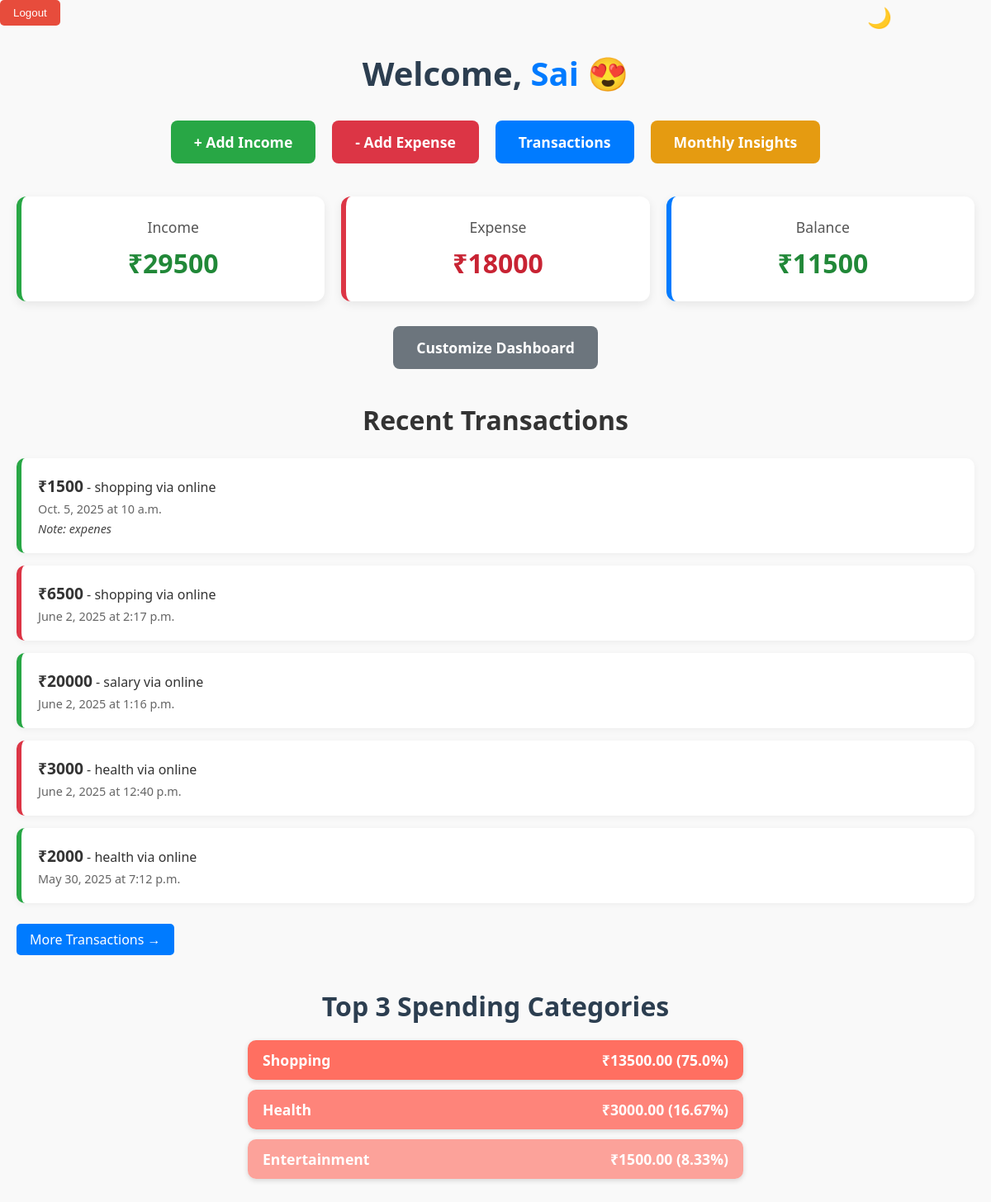
The page /main/ (signed in) on the database its author committed.
### expenseUI/models.py (models this page shows, shortened)
class AddIncomeModel(models.Model):
    PAYMENT_METHOD_CHOICES = [
        ('online', 'Online'),
        ('offline', 'Offline'),
        ('cash', 'Cash'),
        ('card', 'Card'),
        ('upi', 'UPI'),
        ('other income','Other Income')
    ]
    CATEGORY_CHOICES = [
        ('health', 'Health'),
        ('shopping', 'Shopping'),
        ('salary', 'Salary'),
        ('food', 'Food'),
        ('entertainment', 'Entertainment'),
        ('other income','Other Income')
    ]
    user = models.ForeignKey(User, on_delete=models.CASCADE)  # link to user (optional)
    Income = models.PositiveIntegerField()
    Payment_Method = models.CharField(max_length=20, choices=PAYMENT_METHOD_CHOICES)
    Category = models.CharField(max_length=20, choices=CATEGORY_CHOICES)
    Notes = models.CharField(max_length=200, blank=True, null=True)
    Date = models.DateField()
    Time = models.TimeField()

class AddExpenseModel(models.Model):
    PAYMENT_METHOD_CHOICES = [
        ('online', 'Online'),
        ('offline', 'Offline'),
        ('cash', 'Cash'),
        ('card', 'Card'),
        ('upi', 'UPI'),
        ('other income','Other Income')
    ]
    CATEGORY_CHOICES = [
        ('health', 'Health'),
        ('shopping', 'Shopping'),
        ('salary', 'Salary'),
        ('food', 'Food'),
        ('entertainment', 'Entertainment'),
        ('other income','Other Income')
    ]
    user = models.ForeignKey(User, on_delete=models.CASCADE)  # link to user (optional)
    Expense = models.PositiveIntegerField()
    Payment_Method = models.CharField(max_length=20, choices=PAYMENT_METHOD_CHOICES)
    Category = models.CharField(max_length=20, choices=CATEGORY_CHOICES)
    Notes = models.CharField(max_length=200, blank=True, null=True)
    Date = models.DateField()
    Time = models.TimeField()

### expenseUI/views.py (the view)
# urls.py: path("main/",eviews.ExpenseUIView,name='eUI'),
@login_required
def ExpenseUIView(request):
    income_data = AddIncomeModel.objects.filter(user=request.user)
    expense_data = AddExpenseModel.objects.filter(user=request.user)
    total_income = sum(i.Income for i in income_data)
    total_expense = sum(e.Expense for e in expense_data)
    remaining_balance = total_income - total_expense
    combined_data = sorted(
        chain(income_data, expense_data),
        key=attrgetter('Date', 'Time'),
        reverse=True
    )[:5]
    preferences, created = DashboardPreference.objects.get_or_create(user=request.user)
    category_totals = defaultdict(float)
    for expense in expense_data:
        category_totals[expense.Category] += expense.Expense
    sorted_categories = sorted(category_totals.items(), key=lambda x: x[1], reverse=True)
    top_categories = sorted_categories[:3]
    top_categories_with_pct = []
    for cat, amount in top_categories:
        pct = (amount / total_expense * 100) if total_expense > 0 else 0
        top_categories_with_pct.append({
            'category': cat,
            'amount': amount,
            'percent': round(pct, 2),
        })
    return render(request, 'expenseUI.html', {
        'transactions': combined_data,
        'total_income': total_income,
        'total_expense': total_expense,
        'remaining_balance': remaining_balance,
        'preferences': preferences,
        'top_categories': top_categories_with_pct,
    })

### templates/expenseUI.html (shortened to what this page needs)
{% load extra_filters %}
{% load custom_filters %}
{% load percentage_filters %}
<!DOCTYPE html>
<html lang="en">
<head>
</head>
<body>
  <button id="themeToggle" class="theme-toggle">🌙</button>
  <div class="logout-desktop">
    <form method="post" action="{% url 'logout' %}">
      <button type="submit"
        style="background-color: #e74c3c; color: white; padding: 8px 16px; border: none; border-radius: 5px;">
        Logout
      </button>
    </form>
  </div>
  <div class="container">
    <h1>Welcome, <span class="username">{{ request.user.username }} 😍</span></h1>
    <div class="buttons">
      <a href="{% url 'addincome_page' %}" class="btn btn-income">+ Add Income</a>
      <a href="{% url 'addexpense_page' %}" class="btn btn-expense">- Add Expense</a>
      <a href="{% url 'transactions_page' %}" class="btn btn-trans">Transactions</a>
      <a href="{% url 'monthly_summary' %}" class="btn btn-monthly">Monthly Insights</a>
    </div>
    <div class="summary">
      {% if preferences.show_income %}
      <div class="card income-card">
        <p>Income</p>
        <h2 style="color: #218838;">₹{{ total_income }}</h2>
      </div>
      {% endif %}
      {% if preferences.show_expense %}
      <div class="card expense-card">
        <p>Expense</p>
        <h2 style="color: #c82333;">₹{{ total_expense }}</h2>
      </div>
      {% endif %}
      {% if preferences.show_balance %}
      <div class="card balance-card">
        <p>Balance</p>
        {% if remaining_balance >= 0 %}
        <h2 style="color: #218838;">₹{{ remaining_balance }}</h2>
        {% else %}
        <h2 style="color:#c82333">₹{{ remaining_balance }}</h2>
        {% endif %}
      </div>
      {% endif %}
    </div>
    <div class="customize-button-wrapper">
      <a href="{% url 'dashboard_settings' %}" class="btn btn-secondary">Customize Dashboard</a>
    </div>
    <div class="transactions">
      <h2>Recent Transactions</h2>
      {% if transactions %}
      {% for txn in transactions %}
      <div class="transaction {% if txn.Expense %}expense{% endif %}">
        <strong>₹{% if txn.Income %}{{ txn.Income }}{% else %}{{ txn.Expense }}{% endif %}</strong>
        - {{ txn.Category }} via {{ txn.Payment_Method }}
        <small>{{ txn.Date }} at {{ txn.Time }}</small>
        {% if txn.Notes %}
        <em>Note: {{ txn.Notes }}</em>
        {% endif %}
      </div>
      {% endfor %}
      <a href="{% url 'transactions_page' %}" class="see-more-link">More Transactions →</a>
      {% else %}
      <p class="no-transactions">No transactions yet.</p>
      {% endif %}
    </div>
    <div class="top-spending">
      <h2>Top 3 Spending Categories</h2>
      {% if top_categories %}
      <ul>
        {% for item in top_categories %}
        <li class="top{{ forloop.counter }}">
          <strong style="text-transform: capitalize;">{{ item.category }}</strong>
          <span>₹{{ item.amount|floatformat:2 }} ({{ item.percent }}%)</span>
        </li>
        {% endfor %}
      </ul>
      {% else %}
      <p>No expense data available.</p>
      {% endif %}
    </div>
</body>
</html>

### templates/expenseUI.html (style rules this page uses)
* { box-sizing: border-box; margin: 0; padding: 0; }
body { font-family: 'Segoe UI', Tahoma, Geneva, Verdana, sans-serif; background-color: #f9f9f9; color: #333; min-height: 100vh; }
.container { max-width: 1200px; margin: 0 auto; padding: 30px 20px; }
h1 { text-align: center; font-size: 2.5rem; margin-bottom: 30px; color: #2c3e50; }
.username { color: #007bff; text-transform: capitalize; }
.buttons { display: flex; justify-content: center; flex-wrap: wrap; gap: 20px; margin-bottom: 40px; }
.btn { padding: 14px 28px; border: none; border-radius: 8px; font-weight: bold; font-size: 1.1rem; text-decoration: none; color: #fff; cursor: pointer; transition: background-color 0.3s ease; }
.btn-income { background-color: #28a745; }
.btn-expense { background-color: #dc3545; }
.btn-monthly { background-color: rgb(229, 155, 17); }
.btn-trans { background-color: #007bff; }
.btn-secondary { background-color: #6c757d; }
.summary { display: grid; grid-template-columns: repeat(auto-fit, minmax(250px, 1fr)); gap: 20px; margin-bottom: 30px; }
.card { background-color: #fff; padding: 25px; border-radius: 12px; box-shadow: 0 4px 12px rgba(0, 0, 0, 0.08); text-align: center; }
.card p { font-size: 1.1rem; color: #555; margin-bottom: 10px; }
.card h2 { font-size: 2rem; }
.income-card { border-left: 6px solid #28a745; }
.expense-card { border-left: 6px solid #dc3545; }
.balance-card { border-left: 6px solid #007bff; }
.customize-button-wrapper { display: flex; justify-content: center; margin-bottom: 40px; }
.transactions { margin-top: 30px; }
.transactions h2 { text-align: center; font-size: 2rem; margin-bottom: 25px; }
.transaction { background-color: #fff; padding: 20px; border-radius: 10px; box-shadow: 0 2px 8px rgba(0, 0, 0, 0.05); margin-bottom: 15px; border-left: 6px solid #28a745; }
.transaction.expense { border-left-color: #dc3545; }
.transaction strong { font-size: 1.2rem; }
.transaction small, .transaction em { display: block; font-size: 0.9rem; margin-top: 5px; }
.transaction small { color: #666; }
.transaction em { color: #444; font-style: italic; }
.theme-toggle { position: fixed; top: 8px; right: 120px; font-size: 1.5rem; background: none; border: none; cursor: pointer; z-index: 999; transition: transform 0.3s ease; }
.see-more-link { display: inline-block; margin-top: 10px; padding: 8px 16px; background-color: #007bff; color: white; text-decoration: none; border-radius: 5px; font-weight: 500; transition: background-color 0.3s ease; }
.top-spending { margin-top: 40px; max-width: 600px; margin-left: auto; margin-right: auto; }
.top-spending h2 { text-align: center; margin-bottom: 20px; font-size: 2rem; color: #2c3e50; }
.top-spending ul { list-style-type: none; padding-left: 0; }
.top-spending ul li { padding: 12px 18px; margin-bottom: 12px; border-radius: 10px; font-weight: 600; font-size: 1.1rem; color: white; display: flex; justify-content: space-between; box-shadow: 0 2px 6px rgba(0, 0, 0, 0.15); transition: transform 0.2s ease; }
.top-spending ul li.top1 { background-color: #ff6f61; }
.top-spending ul li.top2 { background-color: #ff6e61d5; }
.top-spending ul li.top3 { background-color: #ff6e619e; }

### rows shown on the page
AddIncomeModel: Income "1500", Category "shopping", Payment_Method "online", Date "Oct. 5, 2025", Time "10 a.m.", Notes "expenes"
AddExpenseModel: Expense "6500", Category "shopping", Payment_Method "online", Date "June 2, 2025", Time "2:17 p.m."
AddIncomeModel: Income "20000", Category "salary", Payment_Method "online", Date "June 2, 2025", Time "1:16 p.m."
AddExpenseModel: Expense "3000", Category "health", Payment_Method "online", Date "June 2, 2025", Time "12:40 p.m.", category "Health"
AddIncomeModel: Income "2000", Category "health", Payment_Method "online", Date "May 30, 2025", Time "7:12 p.m."
AddExpenseModel: category "Shopping"
AddExpenseModel: category "Entertainment"

### other values the page prints
{{ request.user.username }} "Sai"
{{ total_income }} "29500"
{{ total_expense }} "18000"
{{ remaining_balance }} "11500"
{{ item.amount|floatformat:2 }} "13500.00" "3000.00" "1500.00"
{{ item.percent }} "75.0" "16.67" "8.33"
